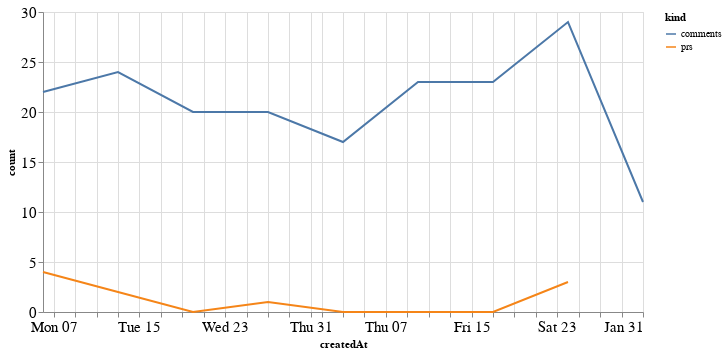

The notebook cell saved with this chart:
### Code cell
alt.Chart(total_time, width=600).mark_line().encode(
    x='createdAt',
    y='count',
    color='kind'
)

### Figure 1 — Vega-Lite specification as saved in the notebook (floating-point values rounded to 4 significant figures)
{"config": {"axisLeft": {"labelFontSize": 15}, "axisBottom": {"labelFontSize": 15}}, "data": {"name": "data-4759445aa8d53fbd06176964b603ecc0"}, "mark": "line", "encoding": {"color": {"type": "nominal", "field": "kind"}, "x": {"type": "temporal", "field": "createdAt"}, "y": {"type": "quantitative", "field": "count"}}, "width": 600, "$schema": "https://vega.github.io/schema/vega-lite/v4.8.1.json", "datasets": {"data-4759445aa8d53fbd06176964b603ecc0": [{"createdAt": "2020-12-06T00:00:00", "kind": "prs", "count": 4.0}, {"createdAt": "2020-12-13T00:00:00", "kind": "prs", "count": 2.0}, {"createdAt": "2020-12-20T00:00:00", "kind": "prs", "count": 0.0}, {"createdAt": "2020-12-27T00:00:00", "kind": "prs", "count": 1.0}, {"createdAt": "2021-01-03T00:00:00", "kind": "prs", "count": 0.0}, {"createdAt": "2021-01-10T00:00:00", "kind": "prs", "count": 0.0}, {"createdAt": "2021-01-17T00:00:00", "kind": "prs", "count": 0.0}, {"createdAt": "2021-01-24T00:00:00", "kind": "prs", "count": 3.0}, {"createdAt": "2021-01-31T00:00:00", "kind": "prs", "count": null}, {"createdAt": "2020-12-06T00:00:00", "kind": "comments", "count": 22.0}, {"createdAt": "2020-12-13T00:00:00", "kind": "comments", "count": 24.0}, {"createdAt": "2020-12-20T00:00:00", "kind": "comments", "count": 20.0}, {"createdAt": "2020-12-27T00:00:00", "kind": "comments", "count": 20.0}, {"createdAt": "2021-01-03T00:00:00", "kind": "comments", "count": 17.0}, {"createdAt": "2021-01-10T00:00:00", "kind": "comments", "count": 23.0}, {"createdAt": "2021-01-17T00:00:00", "kind": "comments", "count": 23.0}, {"createdAt": "2021-01-24T00:00:00", "kind": "comments", "count": 29.0}, {"createdAt": "2021-01-31T00:00:00", "kind": "comments", "count": 11.0}]}}
